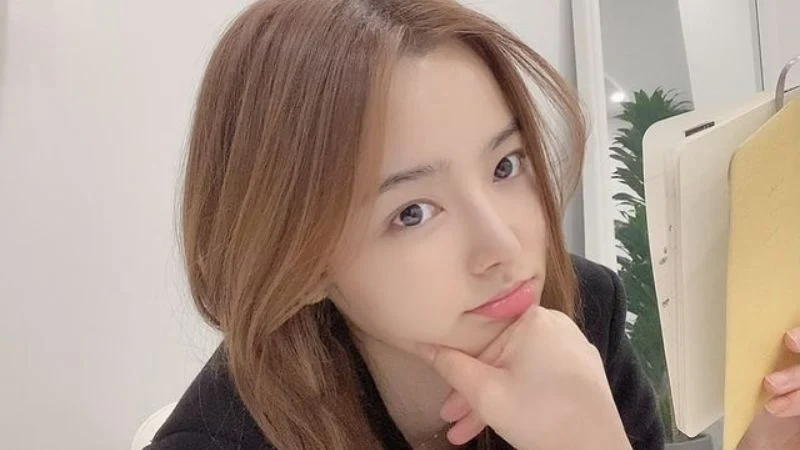
#> input picture rrqbb.webp, 800 x 450 px
$ jupyter execute main.ipynb
#> lines starting #> are read from the running program, lines starting #| are printed output that depends on the picture
Tugas PCD Program Konvolusi Spasial Citra

[cell 1]
# use virtual environment
# venv/Scripts/activate

# install library
# pip install matplotlib opencv-python numpy scipy

# import library
import cv2                          # for image processing
import numpy as np                  # for array
import matplotlib.pyplot as plt     # for plotting

# membaca file gambar
image = cv2.imread('rrqbb.webp', cv2.IMREAD_COLOR)
#> image is the input picture: shape (450, 800, 3); mean B, G, R 138.3, 151.4, 172.2
image_rgb = cv2.cvtColor(image, cv2.COLOR_BGR2RGB)

[cell 2]
# Fungsi untuk menghitung konvolusi
def convolve(image, kernel):
    # Mendapatkan dimensi gambar dan kernel
    image_height, image_width = image.shape
    kernel_height, kernel_width = kernel.shape

    # Menghitung padding untuk hasil konvolusi yang sama ukuran
    pad_height = kernel_height // 2
    pad_width = kernel_width // 2

    # Membuat gambar yang dipadding
    padded_image = np.pad(image, ((pad_height, pad_width), (pad_height, pad_width)), mode='constant')

    # Array untuk menyimpan hasil konvolusi
    output = np.zeros_like(image)

    # Melakukan konvolusi
    for i in range(image_height):
        for j in range(image_width):
            # Mengambil region dari gambar sesuai dengan ukuran kernel
            region = padded_image[i:i + kernel_height, j:j + kernel_width]
            # Menghitung nilai hasil konvolusi (dot product)
            output[i, j] = np.sum(region * kernel)

    return output

[cell 3]
# Kernel Gaussian 3x3
gaussian_kernel = (1/16) * np.array([[1, 2, 1],
                                     [2, 4, 2],
                                     [1, 2, 1]])

# Kernel Sobel untuk deteksi tepi pada arah x dan y (secara horizontal maupun vertikal)
sobel_x = np.array([[-1, 0, 1],
                    [-2, 0, 2],
                    [-1, 0, 1]])

sobel_y = np.array([[-1, -2, -1],
                    [0,  0,  0],
                    [1,  2,  1]])

# Fungsi untuk menghitung magnitude gradien Sobel
def sobel_operator(image):
    Gx = convolve(image, sobel_x)
    Gy = convolve(image, sobel_y)
    G = np.sqrt(Gx**2 + Gy**2)  # Menghitung magnitude gradien
    return G

[cell 4]
# Mengatur ukuran gambar
plt.figure(figsize=(10, 8))

# Menampilkan file gambar (Citra RGB)
plt.subplot(4, 2, 1)
plt.imshow(image_rgb)
plt.title('Citra Asli RGB')
plt.axis('off')

# Menampilkan histogram citra rgb
plt.subplot(4, 2, 2)
plt.hist(image_rgb.ravel(), bins=256, range=[0, 256])
plt.title('Histogram Citra RGB')

# Mengubah citra RGB menjadi grayscale
image_gray = cv2.cvtColor(image, cv2.COLOR_BGR2GRAY)
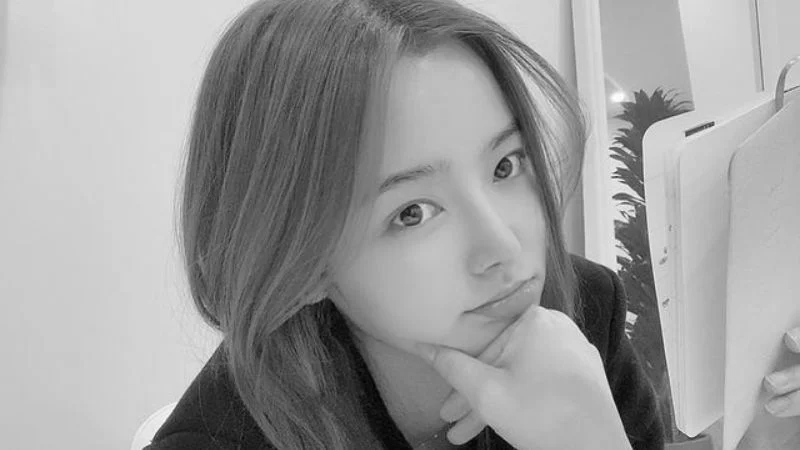
#> image_gray: shape (450, 800); min 1, max 255, mean 156.1

# Menampilkan gambar grayscale
plt.subplot(4, 2, 3)
plt.imshow(image_gray, cmap='gray')
plt.title('Citra Asli Grayscale')
plt.axis('off')

# Menampilkan histogram citra gray
plt.subplot(4, 2, 4)
plt.hist(image_gray.ravel(), bins=256, range=[0, 256])
plt.title('Histogram Citra Grayscale')

# 1. Konvolusi dengan kernel Gaussian
gaussian_blur = convolve(image_gray, gaussian_kernel)
#> in convolve, `padded_image = np.pad(image, ((pad_height, pad_width), (pad_height, pa..`:
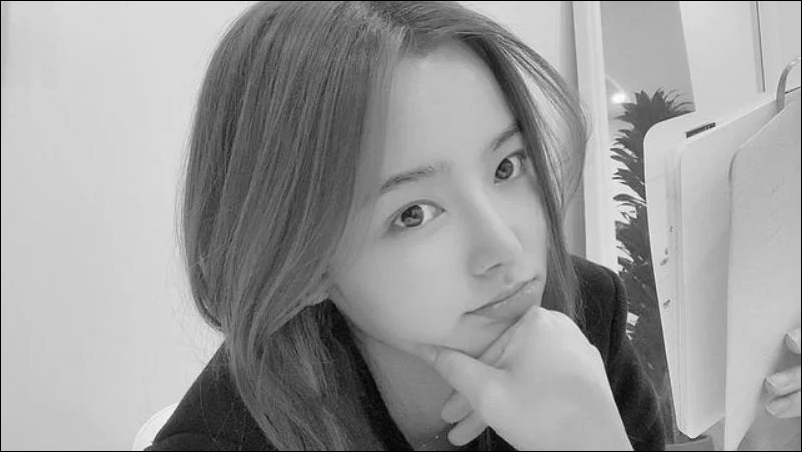
#> padded_image: shape (452, 802); min 0, max 255, mean 155
plt.subplot(4, 2, 5)
plt.imshow(gaussian_blur, cmap='gray')
plt.title('Citra Gaussian Blur')
plt.axis('off')

# Menampilkan histogram citra gaussian
plt.subplot(4, 2, 6)
plt.hist(gaussian_blur.ravel(), bins=256, range=[0, 256])
plt.title('Histogram Citra Gaussian Blur')

# 2. Konvolusi dengan kernel Sobel (deteksi tepi)
sobel_edge = sobel_operator(image_gray)
#> after the loop in convolve (call 2), `for i in range(image_height):`:
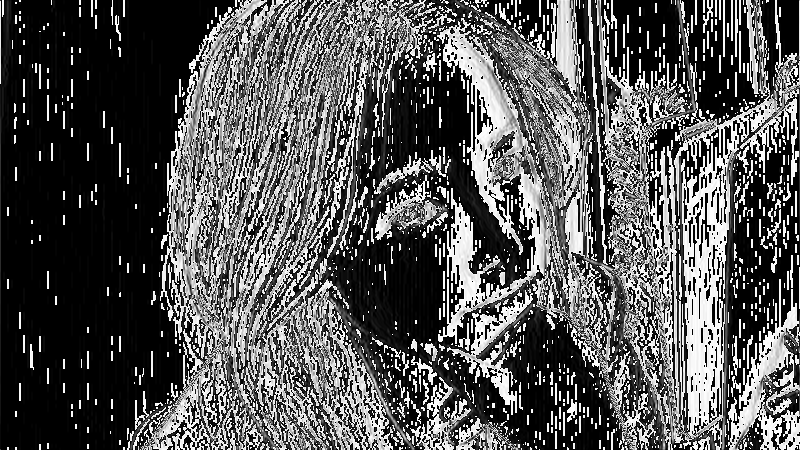
#> output: shape (450, 800); min 0, max 255, mean 86
#> after the loop in convolve (call 3), `for i in range(image_height):`:
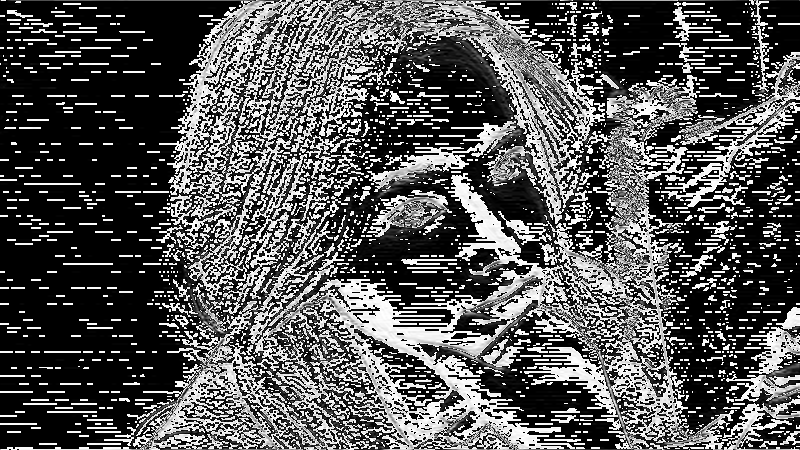
#> output: shape (450, 800); min 0, max 255, mean 86.3
#> in sobel_operator, `G = np.sqrt(Gx**2 + Gy**2)`:
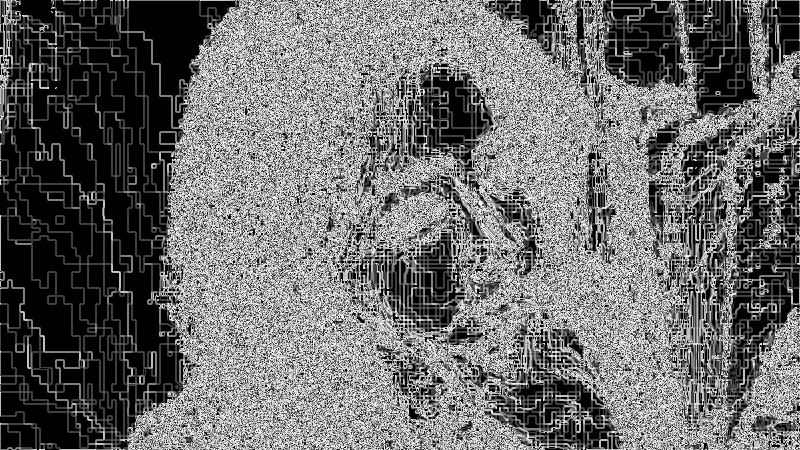
#> G: shape (450, 800) float16; min 0, max 15.81, mean 6.68; drawn with min black and max white
plt.subplot(4, 2, 7)
plt.imshow(sobel_edge, cmap='gray')
plt.title('Citra Sobel Edge Detection')
plt.axis('off')

# Menampilkan histogram citra gaussian
plt.subplot(4, 2, 8)
plt.hist(sobel_edge.ravel(), bins=256, range=[0, 256])
plt.title('Histogram Citra Sobel Edge Detection')

plt.tight_layout()
plt.show()
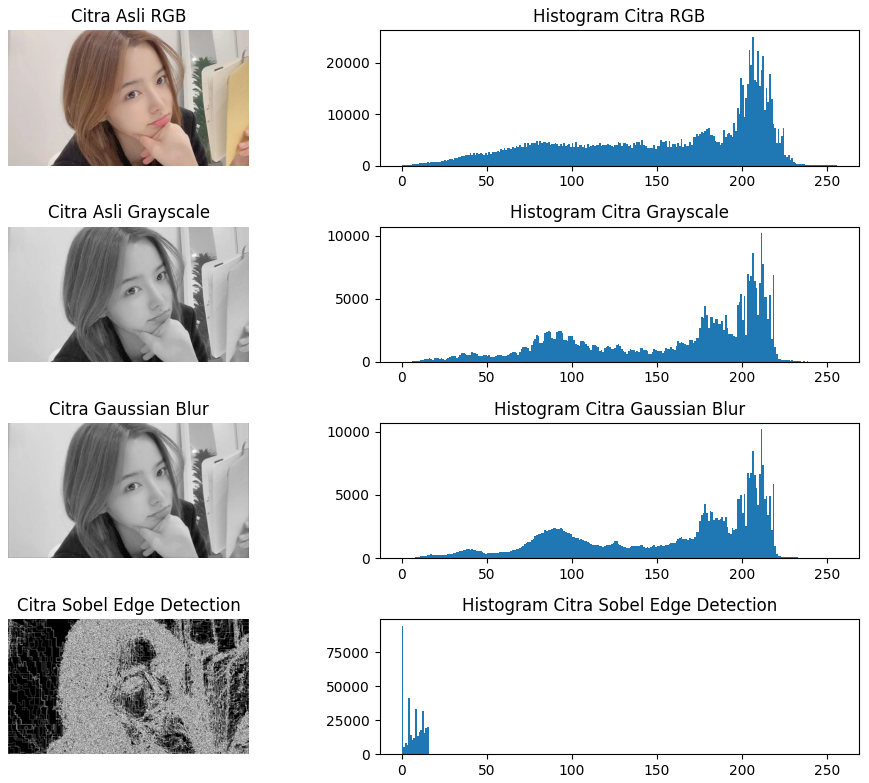
#> figure drawn by matplotlib, 8 panels; panel 2: tallest bar 25088 high, from x = 206 to 207; panel 4: tallest bar 10212 high, from x = 211 to 212; panel 6: tallest bar 10195 high, from x = 211 to 212; panel 8: tallest bar 94643 high, from x = 0 to 1
